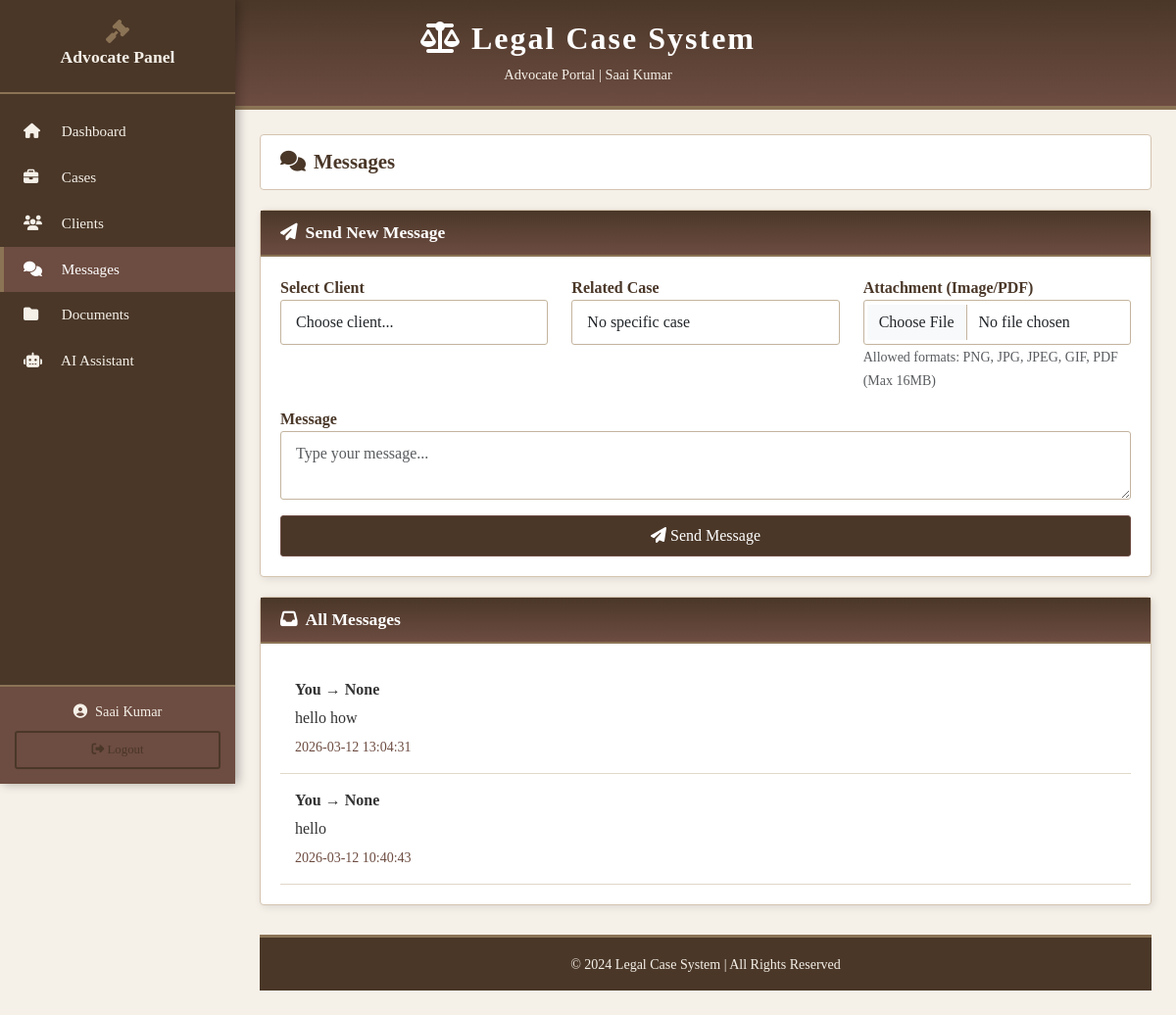
Screenshot of /advocate/messages (signed in) with the database file from the repository.
### tables this page shows
CREATE TABLE messages (
        id INTEGER PRIMARY KEY AUTOINCREMENT,
        sender_type TEXT NOT NULL,
        sender_id INTEGER NOT NULL,
        receiver_type TEXT NOT NULL,
        receiver_id INTEGER NOT NULL,
        case_id INTEGER,
        message_text TEXT NOT NULL,
        message_type TEXT DEFAULT 'text',
        file_path TEXT,
        is_read BOOLEAN DEFAULT 0,
        created_at TIMESTAMP DEFAULT CURRENT_TIMESTAMP,
        FOREIGN KEY (case_id) REFERENCES cases(id)
    );

### app.py (the view, shortened to what this page needs)
@app.route('/advocate/messages', methods=['GET', 'POST'])
@login_required
def advocate_messages():
    if session['user_type'] != 'advocate':
        return redirect(url_for('login'))
    conn = get_db_connection()
    messages = conn.execute('''SELECT m.*, c.name as client_name, cl.name as advocate_name
        FROM messages m
        LEFT JOIN clients c ON m.sender_id = c.id AND m.sender_type = 'client'
        LEFT JOIN advocates cl ON m.sender_id = cl.id AND m.sender_type = 'advocate'
        WHERE (m.receiver_type = 'advocate' AND m.receiver_id = ?) OR (m.sender_type = 'advocate' AND m.sender_id = ?)
        ORDER BY m.created_at DESC''', (session['user_id'], session['user_id'])).fetchall()
    clients = conn.execute('SELECT * FROM clients').fetchall()
    cases = conn.execute('''SELECT * FROM cases WHERE advocate_id = ?''', (session['user_id'],)).fetchall()
    conn.close()
    return render_template('advocate_messages.html', messages=messages, clients=clients, cases=cases)

### app.py (called while the page is built)
def get_db_connection():
    conn = sqlite3.connect('advocate_system.db')
    conn.row_factory = sqlite3.Row
    return conn

def login_required(f):
    @wraps(f)
    def decorated_function(*args, **kwargs):
        if 'user_id' not in session or 'user_type' not in session:
            return redirect(url_for('login'))
        return f(*args, **kwargs)
    return decorated_function

### templates/advocate_messages.html (shortened to what this page needs)
{% extends "base.html" %}
{% block content %}
<div class="trad-header">
    <h1><i class="fas fa-balance-scale"></i> Legal Case System</h1>
    <div class="subtitle">Advocate Portal | {{ session['user_name'] }}</div>
</div>
<div class="trad-sidebar">
    <div class="trad-sidebar-header">
        <i class="fas fa-gavel"></i>
        <h4>Advocate Panel</h4>
    </div>
    <div class="trad-sidebar-menu">
        <a href="{{ url_for('advocate_dashboard') }}">
            <i class="fas fa-home"></i> Dashboard
        </a>
        <a href="{{ url_for('advocate_cases') }}">
            <i class="fas fa-briefcase"></i> Cases
        </a>
        <a href="{{ url_for('advocate_clients') }}">
            <i class="fas fa-users"></i> Clients
        </a>
        <a href="{{ url_for('advocate_messages') }}" class="active">
            <i class="fas fa-comments"></i> Messages
        </a>
        <a href="{{ url_for('advocate_documents') }}">
            <i class="fas fa-folder"></i> Documents
        </a>
        <a href="{{ url_for('ai_assistant') }}">
            <i class="fas fa-robot"></i> AI Assistant
        </a>
    </div>
    <div class="trad-sidebar-user">
        <div class="user-name">
            <i class="fas fa-user-circle me-2"></i>{{ session['user_name'] }}
        </div>
        <a href="{{ url_for('logout') }}" class="btn btn-sm btn-trad-outline w-100 mt-2" style="font-size:0.8rem;">
            <i class="fas fa-sign-out-alt"></i> Logout
        </a>
    </div>
</div>
<div class="trad-main">
    <div class="trad-page-header">
        <h2><i class="fas fa-comments me-2"></i>Messages</h2>
    </div>
    <div class="trad-card">
        <div class="trad-card-header">
            <h4><i class="fas fa-paper-plane me-2"></i>Send New Message</h4>
        </div>
        <div class="trad-card-body">
             <form method="POST" enctype="multipart/form-data">
                 <div class="row">
                     <div class="col-md-4">
                         <div class="mb-3">
                             <label class="trad-label">Select Client</label>
                             <select class="form-control trad-form-control" name="receiver_id" required>
                                 <option value="">Choose client...</option>
                             </select>
                         </div>
                     </div>
                     <div class="col-md-4">
                         <div class="mb-3">
                             <label class="trad-label">Related Case</label>
                             <select class="form-control trad-form-control" name="case_id">
                                 <option value="">No specific case</option>
                             </select>
                         </div>
                     </div>
                     <div class="col-md-4">
                         <div class="mb-3">
                             <label class="trad-label">Attachment (Image/PDF)</label>
                             <input type="file" class="form-control trad-form-control" name="file" accept=".png,.jpg,.jpeg,.gif,.pdf">
                             <small class="form-text text-muted">Allowed formats: PNG, JPG, JPEG, GIF, PDF (Max 16MB)</small>
                         </div>
                     </div>
                 </div>
                 <div class="mb-3">
                     <label class="trad-label">Message</label>
                     <textarea class="form-control trad-form-control" name="message_text" rows="2" placeholder="Type your message..."></textarea>
                 </div>
                 <div class="d-grid">
                     <button type="submit" class="btn btn-trad">
                         <i class="fas fa-paper-plane"></i> Send Message
                     </button>
                 </div>
             </form>
        </div>
    </div>
    <div class="trad-card">
        <div class="trad-card-header">
            <h4><i class="fas fa-inbox me-2"></i>All Messages</h4>
        </div>
        <div class="trad-card-body">
            {% if messages %}
            {% for message in messages %}
            <div class="trad-message">
                <strong>
                    {% if message.sender_type == 'client' %}{{ message.client_name }}{% else %}You → {{ message.client_name }}{% endif %}
                </strong>
                <p style="margin:5px 0;">{{ message.message_text }}</p>
                <small style="color:var(--secondary-brown);">{{ message.created_at }}</small>
            </div>
            {% endfor %}
            {% else %}
            <div class="empty-state">
                <i class="fas fa-inbox"></i>
                <p>No messages</p>
            </div>
            {% endif %}
        </div>
    </div>
    <div class="trad-footer">
        <small>&copy; 2024 Legal Case System | All Rights Reserved</small>
    </div>
</div>
{% endblock %}

### templates/base.html (style rules this page uses)
:root { --primary-brown: #4a3728; --secondary-brown: #6d4c41; --cream: #f5f0e8; --dark-gold: #8b7355; --pure-black: #1a1a1a; --charcoal: #333333; --white: #ffffff; --light-cream: #faf8f5; }
* { margin: 0; padding: 0; box-sizing: border-box; }
body { font-family: 'Georgia', 'Times New Roman', serif; background-color: var(--cream); color: var(--charcoal); }
h1, h2, h3, h4, h5, h6 { font-family: 'Georgia', serif; font-weight: 600; }
.trad-header { background: linear-gradient(180deg, var(--primary-brown) 0%, var(--secondary-brown) 100%); padding: 20px 0; border-bottom: 4px solid var(--dark-gold); }
.trad-header h1 { color: var(--white); font-size: 2rem; text-align: center; letter-spacing: 2px; }
.trad-header .subtitle { color: var(--cream); text-align: center; font-size: 0.9rem; margin-top: 5px; }
.trad-sidebar { background: var(--primary-brown); min-height: 100vh; padding: 0; position: fixed; width: 240px; left: 0; top: 0; box-shadow: 3px 0 10px rgba(0,0,0,0.3); }
.trad-sidebar-header { padding: 20px 15px; border-bottom: 2px solid var(--dark-gold); text-align: center; }
.trad-sidebar-header h4 { color: var(--cream); font-size: 1.1rem; margin-bottom: 5px; }
.trad-sidebar-header i { color: var(--dark-gold); font-size: 1.5rem; }
.trad-sidebar-menu { padding: 15px 0; }
.trad-sidebar-menu a { display: block; padding: 12px 20px; color: var(--cream); text-decoration: none; border-left: 4px solid transparent; transition: all 0.3s; font-size: 0.95rem; }
.trad-sidebar-menu a:hover, .trad-sidebar-menu a.active { background: var(--secondary-brown); border-left-color: var(--dark-gold); color: var(--white); }
.trad-sidebar-menu a i { width: 25px; margin-right: 10px; }
.trad-sidebar-user { position: absolute; bottom: 0; width: 100%; padding: 15px; background: var(--secondary-brown); border-top: 2px solid var(--dark-gold); }
.trad-sidebar-user .user-name { color: var(--cream); font-size: 0.9rem; text-align: center; }
.trad-main { margin-left: 240px; padding: 25px; min-height: 100vh; }
.trad-card { background: var(--white); border: 1px solid #d4c4b0; border-radius: 4px; margin-bottom: 20px; box-shadow: 2px 2px 8px rgba(0,0,0,0.1); }
.trad-card-header { background: linear-gradient(180deg, var(--primary-brown) 0%, var(--secondary-brown) 100%); color: var(--white); padding: 12px 20px; border-bottom: 2px solid var(--dark-gold); }
.trad-card-header h4 { font-size: 1.1rem; margin: 0; }
.trad-card-body { padding: 20px; }
.btn-trad { background: var(--primary-brown); color: var(--white); border: 1px solid var(--secondary-brown); padding: 8px 20px; border-radius: 3px; font-family: 'Georgia', serif; transition: all 0.3s; }
.btn-trad-outline { background: transparent; color: var(--primary-brown); border: 2px solid var(--primary-brown); padding: 8px 20px; border-radius: 3px; font-family: 'Georgia', serif; }
.trad-form-control { border: 1px solid #c4b49e; border-radius: 3px; padding: 10px 15px; font-family: 'Georgia', serif; }
.trad-label { color: var(--primary-brown); font-weight: 600; font-family: 'Georgia', serif; }
.trad-message { border-bottom: 1px solid #e0d8c8; padding: 15px; }
.trad-page-header { background: var(--white); border: 1px solid #d4c4b0; padding: 15px 20px; margin-bottom: 20px; border-radius: 4px; }
.trad-page-header h2 { color: var(--primary-brown); font-size: 1.3rem; margin: 0; }
.trad-footer { background: var(--primary-brown); color: var(--cream); text-align: center; padding: 15px; margin-top: 30px; border-top: 3px solid var(--dark-gold); }

### rows the page displays
messages: client_name "None", message_text "hello how", created_at "2026-03-12 13:04:31"
messages: client_name "None", message_text "hello", created_at "2026-03-12 10:40:43"

### other values shown
{{ session['user_name'] }} "Saai Kumar"
